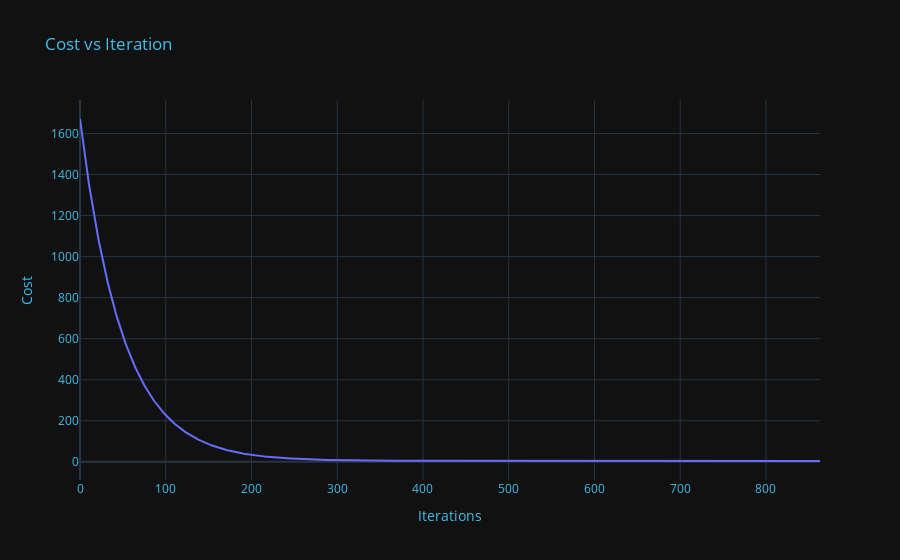

The cell this chart's notebook holds for it:
### Code cell
lr = LinearRegression(0.01)
lr.fit(X_train, y_train, 1000)

### Figure 1 — Plotly figure (JSON) as saved in the notebook; plotly's stock layout.template omitted (floating-point values rounded to 4 significant figures; data arrays with more than 128 entries replaced by an {"elided": "..."} marker saying what was removed)
{"data": [{"hovertemplate": "x=%{x}<br>y=%{y}<extra></extra>", "legendgroup": "", "line": {"color": "#636efa", "dash": "solid"}, "marker": {"symbol": "circle"}, "mode": "lines", "name": "", "orientation": "v", "showlegend": false, "type": "scatter", "x": {"elided": "864 int values"}, "xaxis": "x", "y": {"elided": "864 float values"}, "yaxis": "y"}], "layout": {"legend": {"tracegroupgap": 0}, "title": {"font": {"color": "#41BEE9"}, "text": "Cost vs Iteration"}, "xaxis": {"anchor": "y", "color": "#41BEE9", "domain": [0, 1], "title": {"text": "Iterations"}}, "yaxis": {"anchor": "x", "color": "#41BEE9", "domain": [0, 1], "title": {"text": "Cost"}}}}
